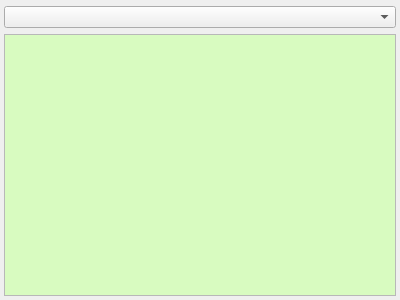
<?xml version="1.0" encoding="UTF-8"?>
<ui version="4.0">
 <class>ShapePickerDialog</class>
 <widget class="QDockWidget" name="ShapePickerDialog">
  <property name="geometry">
   <rect>
    <x>0</x>
    <y>0</y>
    <width>400</width>
    <height>300</height>
   </rect>
  </property>
  <property name="windowTitle">
   <string>Shape Picker</string>
  </property>
  <widget class="QWidget" name="dockWidgetContents">
   <layout class="QVBoxLayout" name="verticalLayout">
    <property name="leftMargin">
     <number>4</number>
    </property>
    <property name="topMargin">
     <number>6</number>
    </property>
    <property name="rightMargin">
     <number>4</number>
    </property>
    <property name="bottomMargin">
     <number>4</number>
    </property>
    <item>
     <widget class="QComboBox" name="comboBox"/>
    </item>
    <item>
     <widget class="QScrollArea" name="scrollArea">
      <property name="lineWidth">
       <number>3</number>
      </property>
      <property name="verticalScrollBarPolicy">
       <enum>Qt::ScrollBarAsNeeded</enum>
      </property>
      <property name="horizontalScrollBarPolicy">
       <enum>Qt::ScrollBarAsNeeded</enum>
      </property>
      <property name="widgetResizable">
       <bool>true</bool>
      </property>
      <widget class="QWidget" name="scrollAreaWidgetContents">
       <property name="geometry">
        <rect>
         <x>0</x>
         <y>0</y>
         <width>390</width>
         <height>232</height>
        </rect>
       </property>
       <property name="palette">
        <palette>
         <active>
          <colorrole role="Base">
           <brush brushstyle="SolidPattern">
            <color alpha="255">
             <red>255</red>
             <green>255</green>
             <blue>255</blue>
            </color>
           </brush>
          </colorrole>
          <colorrole role="Window">
           <brush brushstyle="SolidPattern">
            <color alpha="255">
             <red>216</red>
             <green>251</green>
             <blue>192</blue>
            </color>
           </brush>
          </colorrole>
         </active>
         <inactive>
          <colorrole role="Base">
           <brush brushstyle="SolidPattern">
            <color alpha="255">
             <red>255</red>
             <green>255</green>
             <blue>255</blue>
            </color>
           </brush>
          </colorrole>
          <colorrole role="Window">
           <brush brushstyle="SolidPattern">
            <color alpha="255">
             <red>216</red>
             <green>251</green>
             <blue>192</blue>
            </color>
           </brush>
          </colorrole>
         </inactive>
         <disabled>
          <colorrole role="Base">
           <brush brushstyle="SolidPattern">
            <color alpha="255">
             <red>216</red>
             <green>251</green>
             <blue>192</blue>
            </color>
           </brush>
          </colorrole>
          <colorrole role="Window">
           <brush brushstyle="SolidPattern">
            <color alpha="255">
             <red>216</red>
             <green>251</green>
             <blue>192</blue>
            </color>
           </brush>
          </colorrole>
         </disabled>
        </palette>
       </property>
      </widget>
     </widget>
    </item>
   </layout>
  </widget>
 </widget>
 <resources/>
 <connections/>
</ui>
